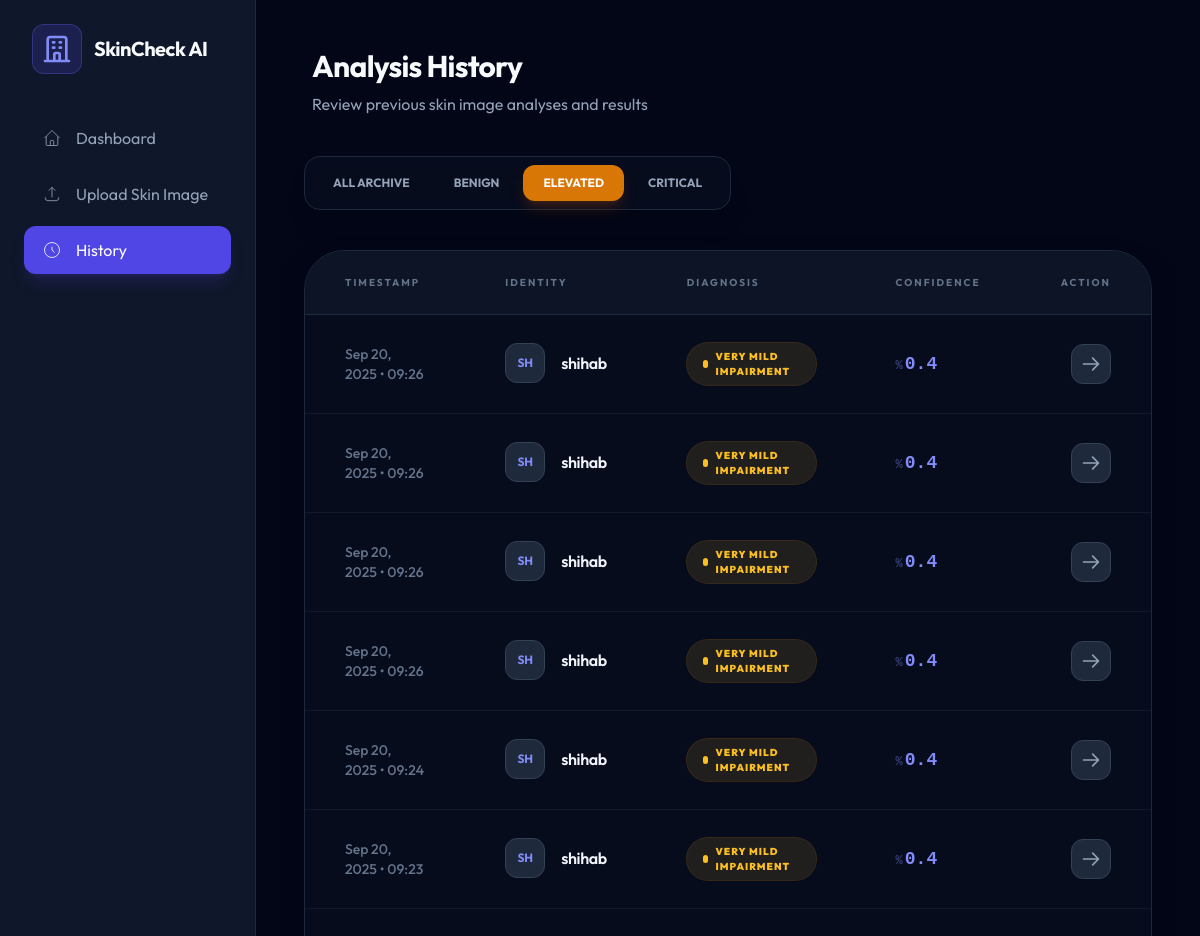
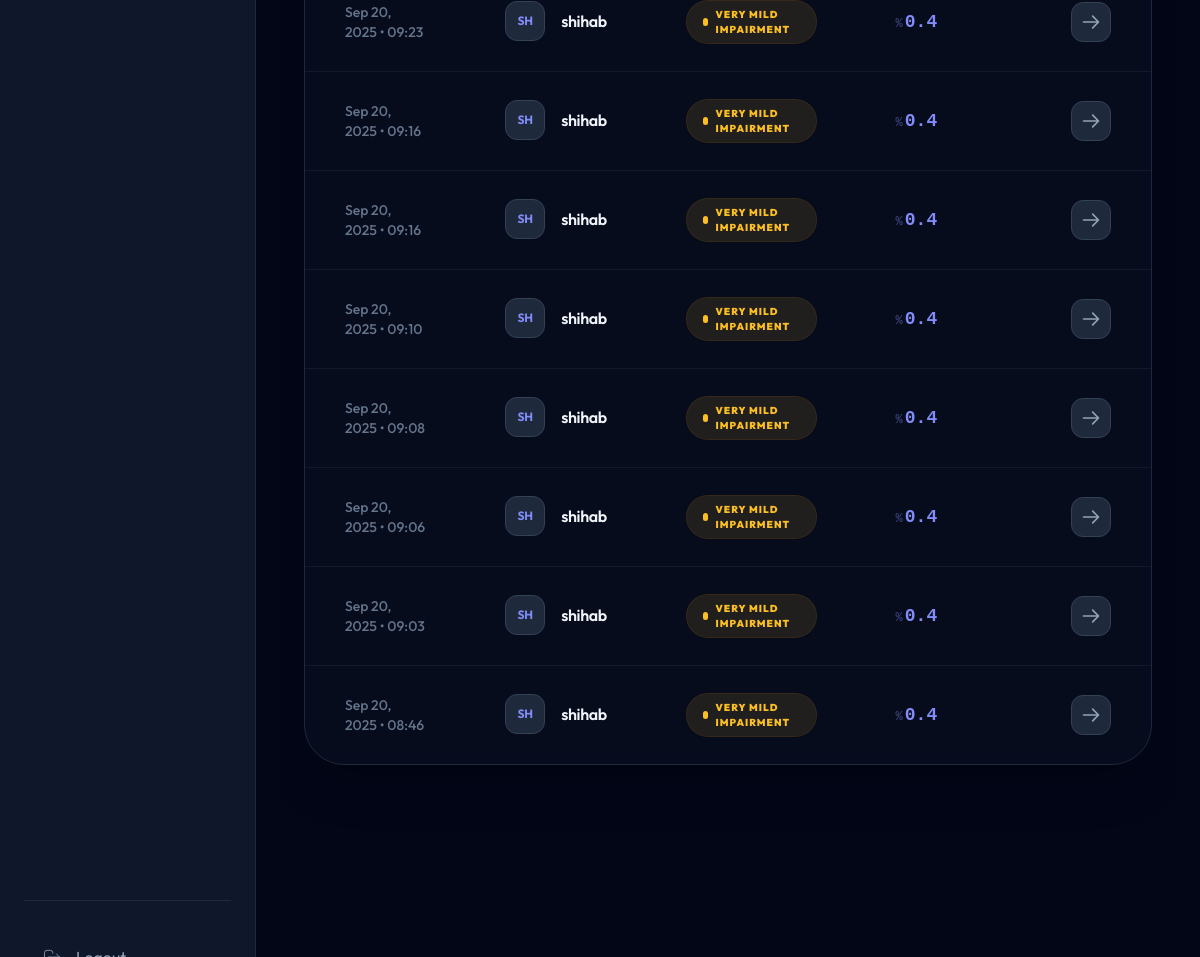
The page /history/?filter=mild (signed in) on the database its author committed (2 pictures, top to bottom).
### prediction/models.py (models this page shows, shortened)
class Prediction(models.Model):
    user = models.ForeignKey(User, on_delete=models.CASCADE)
    patient_name = models.CharField(max_length=100)
    scan_type = models.CharField(max_length=50)
    result = models.CharField(max_length=50)
    confidence = models.FloatField()
    risk_level = models.CharField(max_length=50)
    timestamp = models.DateTimeField(auto_now_add=True)
    image_file = models.FileField(upload_to='uploads/', default='default.jpg')

### prediction/views.py (the view)
# urls.py: path('history/', views.history_view, name='history'),
@login_required(login_url='login')
def history_view(request):
    filter_val = request.GET.get('filter', 'all')
    scans = Prediction.objects.filter(user=request.user)
    if filter_val == 'normal':
        scans = scans.filter(result__icontains='Normal')
    elif filter_val == 'mild':
        scans = scans.filter(result__icontains='Mild')
    elif filter_val == 'high':
        scans = scans.filter(result__icontains='High')
    context = {
        'scans': scans.order_by('-timestamp'),
        'filter': filter_val
    }
    return render(request, 'history.html', context)

### prediction/templates/history.html (shortened to what this page needs)
{% extends "base.html" %}
{% block content %}
<div class="flex flex-col lg:flex-row min-h-screen">
  <main class="flex-1 p-6 overflow-auto">
    <div class="h-full">
      <div class="mb-10 px-2">
        <h1 class="text-3xl font-bold text-slate-50 tracking-tight">Analysis History</h1>
        <p class="text-slate-400 mt-2">Review previous skin image analyses and results</p>
      </div>
      <div class="bg-slate-900/40 backdrop-blur-lg p-2 rounded-2xl border border-slate-800 shadow-xl mb-10 inline-flex">
        <div class="flex flex-wrap gap-1">
          <a href="{% url 'history' %}?filter=all"
            class="px-5 py-2.5 font-bold rounded-xl text-xs transition-all {% if filter == 'all' %}bg-indigo-600 text-white shadow-lg shadow-indigo-900/40{% else %}text-slate-400 hover:text-slate-100 hover:bg-slate-800/50{% endif %}">ALL
            ARCHIVE</a>
          <a href="{% url 'history' %}?filter=normal"
            class="px-5 py-2.5 font-bold rounded-xl text-xs transition-all {% if filter == 'normal' %}bg-emerald-600 text-white shadow-lg shadow-emerald-900/40{% else %}text-slate-400 hover:text-slate-100 hover:bg-slate-800/50{% endif %}">BENIGN</a>
          <a href="{% url 'history' %}?filter=mild"
            class="px-5 py-2.5 font-bold rounded-xl text-xs transition-all {% if filter == 'mild' %}bg-amber-600 text-white shadow-lg shadow-amber-900/40{% else %}text-slate-400 hover:text-slate-100 hover:bg-slate-800/50{% endif %}">ELEVATED</a>
          <a href="{% url 'history' %}?filter=high"
            class="px-5 py-2.5 font-bold rounded-xl text-xs transition-all {% if filter == 'high' %}bg-rose-600 text-white shadow-lg shadow-rose-900/40{% else %}text-slate-400 hover:text-slate-100 hover:bg-slate-800/50{% endif %}">CRITICAL</a>
        </div>
      </div>
      <div
        class="bg-slate-900/40 backdrop-blur-lg rounded-[2.5rem] border border-slate-800 shadow-2xl overflow-hidden relative">
        <div class="overflow-x-auto">
          <table class="w-full">
            <thead>
              <tr
                class="bg-slate-900/80 border-b border-slate-800 text-left text-slate-500 text-[10px] uppercase tracking-[0.2em] font-black">
                <th class="py-6 px-10">Timestamp</th>
                <th class="py-6 px-10">Identity</th>
                <th class="py-6 px-10">Diagnosis</th>
                <th class="py-6 px-10">Confidence</th>
                <th class="py-6 px-10 text-right">Action</th>
              </tr>
            </thead>
            <tbody class="divide-y divide-slate-800/50">
              {% for scan in scans %}
              <tr class="group hover:bg-indigo-500/[0.03] transition-all duration-300">
                <td class="py-7 px-10 text-slate-500 text-sm font-medium">{{ scan.timestamp|date:"M d, Y • H:i" }}</td>
                <td class="py-7 px-10 flex items-center">
                  <div
                    class="w-10 h-10 rounded-xl bg-slate-800 border border-slate-700 flex items-center justify-center mr-4 text-xs text-indigo-400 font-bold uppercase transition-transform group-hover:scale-110">
                    {{ scan.patient_name|slice:":2" }}
                  </div>
                  <span class="text-slate-100 font-semibold tracking-tight">{{ scan.patient_name }}</span>
                </td>
                <td class="py-7 px-10">
                  <span class="inline-flex items-center px-4 py-1.5 text-[10px] font-black uppercase tracking-widest rounded-full shadow-sm
                    {% if scan.result == 'Benign' %}text-emerald-400 bg-emerald-400/10 ring-1 ring-emerald-500/20
                    {% elif scan.result == 'Melanoma' %}text-rose-400 bg-rose-400/10 ring-1 ring-rose-500/20
                    {% else %}text-amber-400 bg-amber-400/10 ring-1 ring-amber-500/20{% endif %}">
                    <span class="w-2 h-2 rounded-full bg-current mr-2 animate-pulse"></span>
                    {{ scan.result }}
                  </span>
                </td>
                <td class="py-7 px-10 text-indigo-400 font-mono font-black text-lg">
                  <span class="opacity-40 text-xs mr-0.5">%</span>{{ scan.confidence|floatformat:1 }}
                </td>
                <td class="py-7 px-10 text-right">
                  <a href="{% url 'scan_detail' scan.id %}"
                    class="inline-flex items-center justify-center w-10 h-10 rounded-xl bg-slate-800 border border-slate-700 text-slate-400 hover:text-white hover:bg-slate-700 hover:border-slate-600 transition-all group">
                    <svg class="w-5 h-5 transition-transform group-hover:translate-x-1" fill="none"
                      stroke="currentColor" viewBox="0 0 24 24">
                      <path stroke-linecap="round" stroke-linejoin="round" stroke-width="2"
                        d="M14 5l7 7m0 0l-7 7m7-7H3" />
                    </svg>
                  </a>
                </td>
              </tr>
              {% empty %}
              <tr>
                <td colspan="6" class="text-center py-12 text-gray-500">No scans found matching your criteria</td>
              </tr>
              {% endfor %}
            </tbody>
          </table>
        </div>
      </div>
    </div>
  </main>
</div>
{% endblock %}

### prediction/templates/base.html (style rules this page uses)
body { font-family: 'Outfit', sans-serif; }

### rows shown on the page
Prediction: timestamp "Sep 20, 2025 • 09:26", patient_name "SH", patient_name "shihab", result "VERY MILD IMPAIRMENT", confidence "0.4"
Prediction: timestamp "Sep 20, 2025 • 09:26", patient_name "SH", patient_name "shihab", result "VERY MILD IMPAIRMENT", confidence "0.4"
Prediction: timestamp "Sep 20, 2025 • 09:26", patient_name "SH", patient_name "shihab", result "VERY MILD IMPAIRMENT", confidence "0.4"
Prediction: timestamp "Sep 20, 2025 • 09:26", patient_name "SH", patient_name "shihab", result "VERY MILD IMPAIRMENT", confidence "0.4"
Prediction: timestamp "Sep 20, 2025 • 09:24", patient_name "SH", patient_name "shihab", result "VERY MILD IMPAIRMENT", confidence "0.4"
Prediction: timestamp "Sep 20, 2025 • 09:23", patient_name "SH", patient_name "shihab", result "VERY MILD IMPAIRMENT", confidence "0.4"
Prediction: timestamp "Sep 20, 2025 • 09:23", patient_name "SH", patient_name "shihab", result "VERY MILD IMPAIRMENT", confidence "0.4"
Prediction: timestamp "Sep 20, 2025 • 09:16", patient_name "SH", patient_name "shihab", result "VERY MILD IMPAIRMENT", confidence "0.4"
Prediction: timestamp "Sep 20, 2025 • 09:16", patient_name "SH", patient_name "shihab", result "VERY MILD IMPAIRMENT", confidence "0.4"
Prediction: timestamp "Sep 20, 2025 • 09:10", patient_name "SH", patient_name "shihab", result "VERY MILD IMPAIRMENT", confidence "0.4"
Prediction: timestamp "Sep 20, 2025 • 09:08", patient_name "SH", patient_name "shihab", result "VERY MILD IMPAIRMENT", confidence "0.4"
Prediction: timestamp "Sep 20, 2025 • 09:06", patient_name "SH", patient_name "shihab", result "VERY MILD IMPAIRMENT", confidence "0.4"
Prediction: timestamp "Sep 20, 2025 • 09:03", patient_name "SH", patient_name "shihab", result "VERY MILD IMPAIRMENT", confidence "0.4"
Prediction: timestamp "Sep 20, 2025 • 08:46", patient_name "SH", patient_name "shihab", result "VERY MILD IMPAIRMENT", confidence "0.4"
